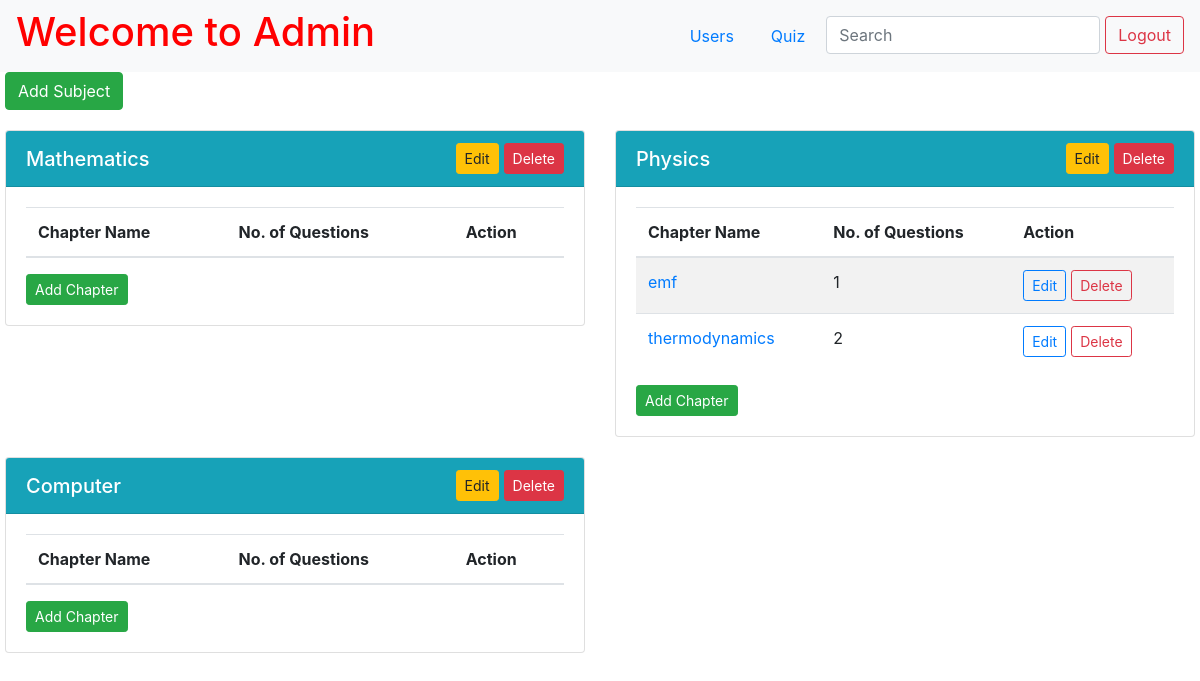
/admin/dashboard (signed in), run on an earlier commit of the app's database.
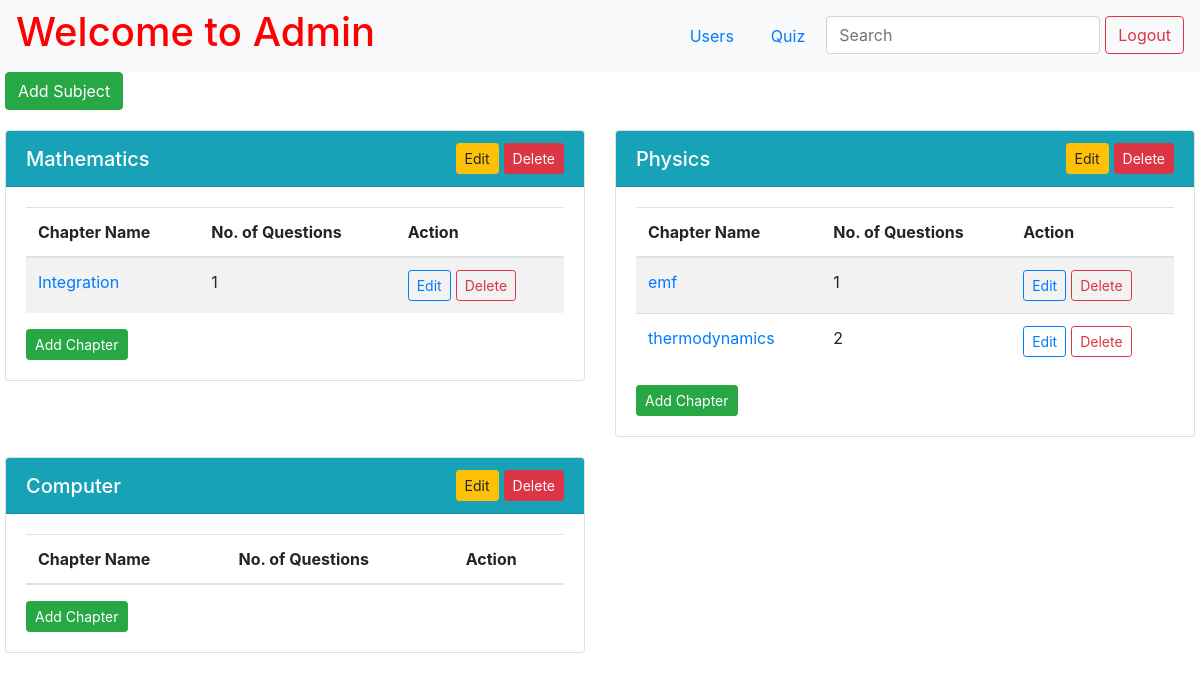
And on a later commit of the database.
### app.py (models this page shows)
class Subject(db.Model):
    id = db.Column(db.Integer, primary_key=True)
    name = db.Column(db.String(255), nullable=False)
    description = db.Column(db.String())
    chapter = db.relationship('Chapter', backref='subject')
    quiz = db.relationship('Quiz', backref="subject")

class Chapter(db.Model):
    id = db.Column(db.Integer, primary_key=True)
    subject_id = db.Column(db.Integer, db.ForeignKey("subject.id"), nullable=False)
    name = db.Column(db.String(255), nullable=False)
    description = db.Column(db.String())
    question = db.relationship('Question', backref='chapter')

### app.py (the view)
@app.route("/admin/dashboard")
def admin():
    if 'username' in session:
        admin = Admin.query.filter_by(username=session["username"]).first()
        if not admin:
            flash("Invalid Credentials!", "error")
            return redirect(url_for("index"))
    else:
        return redirect(url_for("index"))
    subjects = Subject.query.all()
    subject_data = []
    for subject in subjects:
        chapters = [
            {
                "id": chapter.id,
                "name": chapter.name,
                "description": chapter.description,
                "number_of_questions": Question.query.filter_by(chapter_id=chapter.id).count(),
                "questions": Question.query.filter_by(chapter_id=chapter.id).all()
            }
            for chapter in Chapter.query.filter_by(subject_id=subject.id).all()
        ]
        subject_data.append({
            "id": subject.id,
            "name": subject.name,
            "description": subject.description,
            "chapters": chapters
        })
    return render_template("admin.html", subjects=subject_data)

### app.py (called while the page is built)
@app.after_request
def add_header(response):
    response.headers['Cache-Control'] = 'no-store, no-cache, must-revalidate, post-check=0, pre-check=0, max-age=0'
    response.headers['Pragma'] = 'no-cache'
    response.headers['Expires'] = '-1'
    return response

### templates/admin.html (shortened to what this page needs)
{% extends 'base.html' %}
{% block content %}
<div class="page-wrapper">
    <nav class="navbar navbar-expand-lg navbar-light bg-light">
        <a href="/admin/dashboard" style="text-decoration: none; color: red;">
            <h1>Welcome to Admin</h1>
        </a>
        <ul class="nav ml-auto">
            <li class="nav-item">
                <a class="nav-link" href="/admin/users">Users</a>
            </li>
            <li class="nav-item">
                <a class="nav-link" href="/admin/quiz">Quiz</a>
            </li>
            <li class="nav-item">
                <input class="form-control" type="search" placeholder="Search" aria-label="Search" name="q"
                    hx-get="{{url_for('admin_search', type='subject')}}" hx-trigger="keyup changed delay:500ms" hx-target="#search-results">
            </li>
            <li>
                <form action="/logout" class="d-inline">
                    <button type="submit" class="btn btn-outline-danger">Logout</button>
                </form>
            </li>
        </ul>
    </nav>
    <div class="container-custom">
        <div>
            <button type="button" id="add-subject" class="btn btn-success" data-toggle="modal"
                data-target="#addSubject">
                Add Subject
            </button>
        </div>
        <div id="search-results">
            {% if not search %}
            {% include 'subject.html' %}
            {% endif %}
        </div>
    </div>
</div>
{% endblock %}

### templates/subject.html (shortened to what this page needs)
<div class="subjects-container row">
    {% for subject in subjects %}
    <div class="col-md-6 subject-card">
        <div class="card">
            <div class="card-header bg-info text-white d-flex align-items-center justify-content-between">
                <h5 class="card-title m-0">{{ subject.name }}</h5>
                <div class="d-flex align-items-center">
                    <button type="button" class="btn btn-warning btn-sm edit_button" data-toggle="modal"
                        data-target="#editSubject{{ subject.id }}">
                        Edit
                    </button>
                    <form action="/subject/delete/{{ subject.id }}" method="post"
                        onsubmit="return confirm('Are you sure you want to delete this subject?');"
                        class="mb-0">
                        <button class="btn btn-danger btn-sm" type="submit">Delete</button>
                    </form>
                </div>
            </div>
            <div class="card-body d-flex flex-column">
                <table class="table table-striped mb-0">
                    <thead>
                        <tr>
                            <th>Chapter Name</th>
                            <th>No. of Questions</th>
                            <th>Action</th>
                        </tr>
                    </thead>
                    <tbody>
                        {% for chapter in subject.chapters %}
                        <tr>
                            <td>
                                <a href="#" data-toggle="modal"
                                    data-target="#chapter{{ subject.id }}{{ chapter.id }}">{{ chapter.name
                                    }}</a>
                            </td>
                            <td>{{ chapter.number_of_questions }}</td>
                            <td>
                                <div class="d-flex align-items-center">
                                    <button type="button"
                                        class="btn btn-outline-primary btn-sm me-2 edit_button"
                                        data-toggle="modal" data-target="#editChapter{{ chapter.id }}">
                                        Edit
                                    </button>
                                    <form action="/chapter/delete/{{ chapter.id }}" method="post"
                                        onsubmit="return confirm('Are you sure you want to delete this chapter?');"
                                        class="mb-0">
                                        <button class="btn btn-outline-danger btn-sm"
                                            type="submit">Delete</button>
                                    </form>
                                </div>
                            </td>
                        </tr>
                        {% endfor %}
                    </tbody>
                </table>
                <div class="text-end mt-3">
                    <button type="button" class="btn btn-success btn-sm" data-toggle="modal"
                        data-target="#addChapter{{ subject.id }}">
                        Add Chapter
                    </button>
                </div>
            </div>
        </div>
    </div>
    {% endfor %}
</div>

What changed in the data, as far as the page shows it:
added Chapter: name "Integration", number_of_questions "1", shown under Subject "Mathematics"
